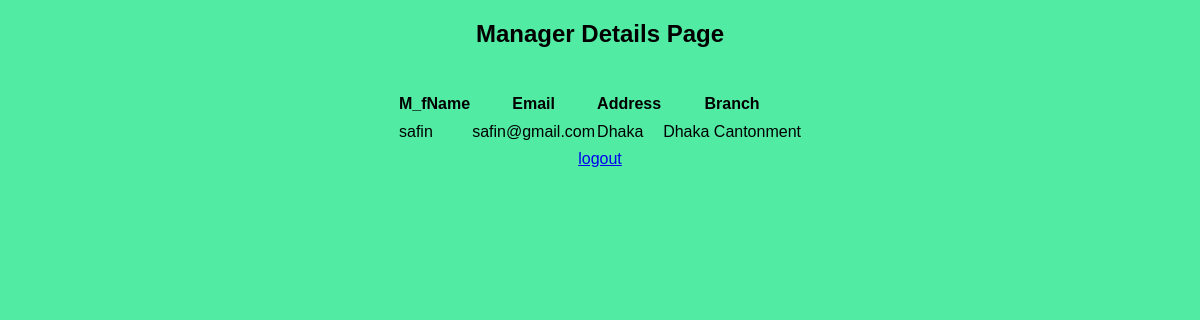
The page /view/pagetwo.php (signed in) on the database its author committed.
### tables this page shows
CREATE TABLE `registration` (
  `M_fName` varchar(100) NOT NULL,
  `M_lName` varchar(100) NOT NULL,
  `Dateofbirth` varchar(100) NOT NULL,
  `Email` varchar(100) NOT NULL,
  `Password` varchar(16) NOT NULL,
  `Branch` varchar(100) NOT NULL,
  `NID` varchar(100) NOT NULL,
  `Address` varchar(100) NOT NULL,
  `gender` varchar(100) NOT NULL
);

### model/db.php (called while the page is built, shortened)
<?php
class db
{
function ShowAll($conn,$table)
 {
$result = $conn->query("SELECT * FROM  $table");
 return $result;
 }
}
?>

### view/pagetwo.php (the view, shortened to what this page needs)
<?php
include('../model/db.php');
?>
<!DOCTYPE html>
<html>
<head><link rel="stylesheet" type="text/css" href="../css/sellershow.css">
<body>
  <center>
<h2>Manager Details Page</h2>
<br/>
<?php
$connection = new db();
$conobj=$connection->openCon();
$userQuery=$connection->ShowAll($conobj,"registration");
if ($userQuery->num_rows > 0) {
    echo "<table><tr><th>M_fName</th><th>Email</th><th>Address</th><th>Branch</th></tr>";
    while($row = $userQuery->fetch_assoc()) {
      echo "<tr><td>".$row["M_fName"]."</td><td>".$row["Email"]."</td><td>".$row["Address"]."</td><td>".$row["Branch"]."</td></tr>";
    }
    echo "</table>";
  } else {
    echo "0 results";
  }
?>
<a href="../control/logout.php">logout</a>
</center>
</head>
</body>
</html>

### css/sellershow.css (style rules this page uses)
body { font-family: Arial, Helvetica, sans-serif; background-color: #51eba3 }
table { border-collapse: separate; border-spacing: 0 .5em; }

### rows shown on the page
registration: M_fName "safin", Email "safin@gmail.com", Address "Dhaka", Branch "Dhaka Cantonment"
